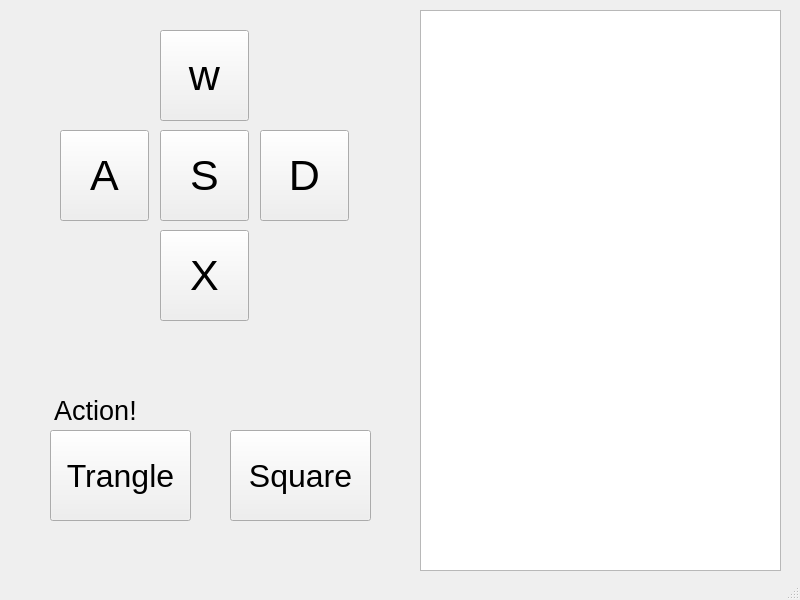
<?xml version="1.0" encoding="UTF-8"?>
<ui version="4.0">
 <class>MainWindow</class>
 <widget class="QMainWindow" name="MainWindow">
  <property name="geometry">
   <rect>
    <x>0</x>
    <y>0</y>
    <width>800</width>
    <height>600</height>
   </rect>
  </property>
  <property name="windowTitle">
   <string>MainWindow</string>
  </property>
  <widget class="QWidget" name="centralwidget">
   <widget class="QPushButton" name="pb_go">
    <property name="geometry">
     <rect>
      <x>160</x>
      <y>30</y>
      <width>89</width>
      <height>91</height>
     </rect>
    </property>
    <property name="font">
     <font>
      <pointsize>32</pointsize>
     </font>
    </property>
    <property name="text">
     <string>w</string>
    </property>
   </widget>
   <widget class="QPushButton" name="pb_left">
    <property name="geometry">
     <rect>
      <x>60</x>
      <y>130</y>
      <width>89</width>
      <height>91</height>
     </rect>
    </property>
    <property name="font">
     <font>
      <pointsize>32</pointsize>
     </font>
    </property>
    <property name="text">
     <string>A</string>
    </property>
   </widget>
   <widget class="QPushButton" name="pb_stop">
    <property name="geometry">
     <rect>
      <x>160</x>
      <y>130</y>
      <width>89</width>
      <height>91</height>
     </rect>
    </property>
    <property name="font">
     <font>
      <pointsize>32</pointsize>
     </font>
    </property>
    <property name="text">
     <string>S</string>
    </property>
   </widget>
   <widget class="QPushButton" name="pb_right">
    <property name="geometry">
     <rect>
      <x>260</x>
      <y>130</y>
      <width>89</width>
      <height>91</height>
     </rect>
    </property>
    <property name="font">
     <font>
      <pointsize>32</pointsize>
     </font>
    </property>
    <property name="text">
     <string>D</string>
    </property>
   </widget>
   <widget class="QPushButton" name="pb_back">
    <property name="geometry">
     <rect>
      <x>160</x>
      <y>230</y>
      <width>89</width>
      <height>91</height>
     </rect>
    </property>
    <property name="font">
     <font>
      <pointsize>32</pointsize>
     </font>
    </property>
    <property name="text">
     <string>X</string>
    </property>
   </widget>
   <widget class="QListWidget" name="monitoring_screen">
    <property name="geometry">
     <rect>
      <x>420</x>
      <y>10</y>
      <width>361</width>
      <height>561</height>
     </rect>
    </property>
   </widget>
   <widget class="QPushButton" name="pb_triangle">
    <property name="geometry">
     <rect>
      <x>50</x>
      <y>430</y>
      <width>141</width>
      <height>91</height>
     </rect>
    </property>
    <property name="font">
     <font>
      <pointsize>24</pointsize>
     </font>
    </property>
    <property name="text">
     <string>Trangle</string>
    </property>
   </widget>
   <widget class="QPushButton" name="pb_square">
    <property name="geometry">
     <rect>
      <x>230</x>
      <y>430</y>
      <width>141</width>
      <height>91</height>
     </rect>
    </property>
    <property name="font">
     <font>
      <pointsize>24</pointsize>
     </font>
    </property>
    <property name="text">
     <string>Square</string>
    </property>
   </widget>
   <widget class="QLabel" name="label">
    <property name="geometry">
     <rect>
      <x>20</x>
      <y>400</y>
      <width>151</width>
      <height>20</height>
     </rect>
    </property>
    <property name="font">
     <font>
      <pointsize>20</pointsize>
     </font>
    </property>
    <property name="text">
     <string>Action!</string>
    </property>
    <property name="alignment">
     <set>Qt::AlignCenter</set>
    </property>
   </widget>
  </widget>
  <widget class="QMenuBar" name="menubar">
   <property name="geometry">
    <rect>
     <x>0</x>
     <y>0</y>
     <width>800</width>
     <height>28</height>
    </rect>
   </property>
  </widget>
  <widget class="QStatusBar" name="statusbar"/>
 </widget>
 <resources/>
 <connections/>
</ui>
